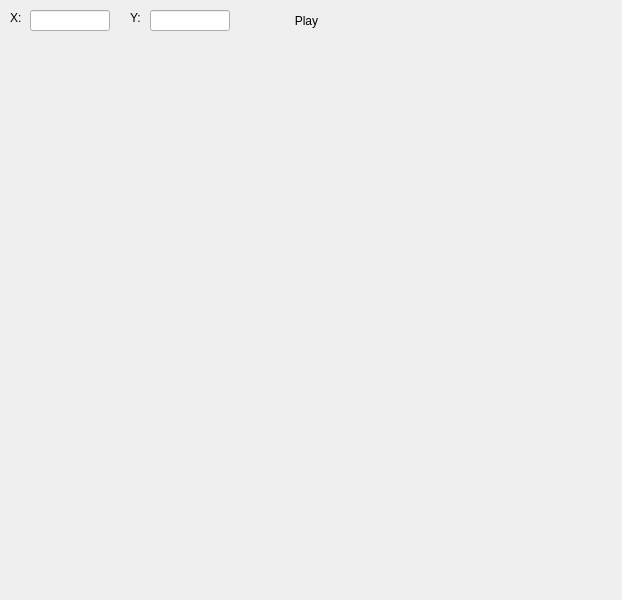
<?xml version="1.0" encoding="UTF-8"?>
<ui version="4.0">
 <class>VisualMetricsPage</class>
 <widget class="QFrame" name="VisualMetricsPage">
  <property name="geometry">
   <rect>
    <x>0</x>
    <y>0</y>
    <width>622</width>
    <height>600</height>
   </rect>
  </property>
  <property name="windowTitle">
   <string>Form</string>
  </property>
  <widget class="VisualMetricsWidget" name="visualMetricsWidget" native="true">
   <property name="geometry">
    <rect>
     <x>10</x>
     <y>40</y>
     <width>601</width>
     <height>581</height>
    </rect>
   </property>
   <property name="sizePolicy">
    <sizepolicy hsizetype="Fixed" vsizetype="Fixed">
     <horstretch>0</horstretch>
     <verstretch>0</verstretch>
    </sizepolicy>
   </property>
   <property name="report_metrics" stdset="0">
    <bool>false</bool>
   </property>
  </widget>
  <widget class="QLabel" name="label">
   <property name="geometry">
    <rect>
     <x>10</x>
     <y>10</y>
     <width>16</width>
     <height>16</height>
    </rect>
   </property>
   <property name="text">
    <string>X:</string>
   </property>
  </widget>
  <widget class="QLineEdit" name="xLineEdit">
   <property name="geometry">
    <rect>
     <x>30</x>
     <y>10</y>
     <width>80</width>
     <height>21</height>
    </rect>
   </property>
  </widget>
  <widget class="QLabel" name="label_2">
   <property name="geometry">
    <rect>
     <x>130</x>
     <y>10</y>
     <width>16</width>
     <height>16</height>
    </rect>
   </property>
   <property name="text">
    <string>Y:</string>
   </property>
  </widget>
  <widget class="QLineEdit" name="yLineEdit">
   <property name="geometry">
    <rect>
     <x>150</x>
     <y>10</y>
     <width>80</width>
     <height>21</height>
    </rect>
   </property>
  </widget>
  <widget class="RaisedMaterialButton" name="playStopButton">
   <property name="geometry">
    <rect>
     <x>250</x>
     <y>10</y>
     <width>113</width>
     <height>21</height>
    </rect>
   </property>
   <property name="text">
    <string>Play</string>
   </property>
   <property name="icon">
    <iconset resource="../resources.qrc">
     <normaloff>:/light/play_arrow</normaloff>:/light/play_arrow</iconset>
   </property>
   <property name="iconSize">
    <size>
     <width>24</width>
     <height>24</height>
    </size>
   </property>
   <property name="flat">
    <bool>true</bool>
   </property>
   <property name="themeIconName" stdset="0">
    <string>play_arrow</string>
   </property>
   <property name="themeIconName_disabled" stdset="0">
    <string>play_arrow_disabled</string>
   </property>
   <property name="ColorGroup" stdset="0">
    <string>Button</string>
   </property>
  </widget>
 </widget>
 <customwidgets>
  <customwidget>
   <class>VisualMetricsWidget</class>
   <extends>QWidget</extends>
   <header>android/skin/qt/visual-metrics-widget.h</header>
   <container>1</container>
  </customwidget>
  <customwidget>
   <class>RaisedMaterialButton</class>
   <extends>QPushButton</extends>
   <header>android/skin/qt/raised-material-button.h</header>
  </customwidget>
 </customwidgets>
 <resources>
  <include location="../resources.qrc"/>
 </resources>
 <connections/>
</ui>
